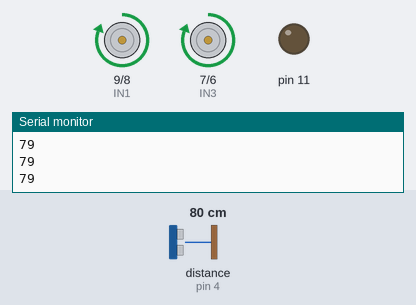
The sketch below on a simulated Arduino Uno, built with avr-gcc and run on an emulated ATmega328P. Shown: motor-driver pin pairs drawn as motors (green arrow = first pin HIGH = forward, orange = second pin HIGH = backward, longer = more drive, scaled by the enable pin), output pins drawn as LEDs (lit = HIGH), the last lines printed to the serial monitor. Wiring (inferred from the names in the program): ultrasonic range finder: trigger pin 3; echo pin 4. The inputs (shaded band) are chosen by the test bench; at power-on: distance to the obstacle (sensor on pin 4) 80 cm. The echo pulse lasts 58.3 µs per cm; pins used as bus, display or sensor lines are not drawn.

Above: at 1.2 s.
1.3 s: distance to the obstacle (sensor on pin 4) set to 23 cm
2.8 s: distance to the obstacle (sensor on pin 4) set to 19 cm
At 4.2 s:
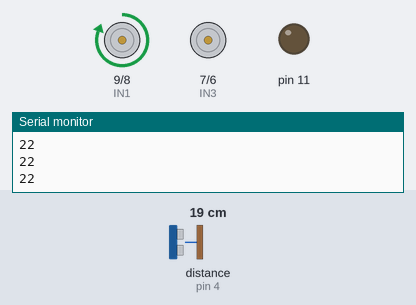
5.8 s: distance to the obstacle (sensor on pin 4) set to 35 cm
At 7.1 s:
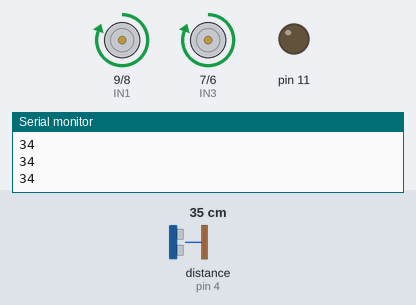
7.8 s: distance to the obstacle (sensor on pin 4) set to 2 cm
At 8.4 s:
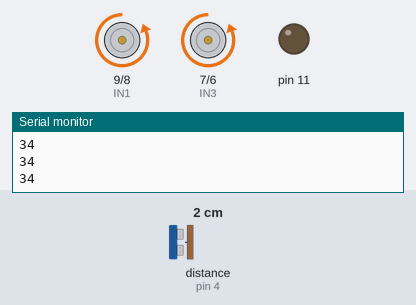
Timing chart, 0 to 11.8 s (numbered marks = the images above; inputs shaded):
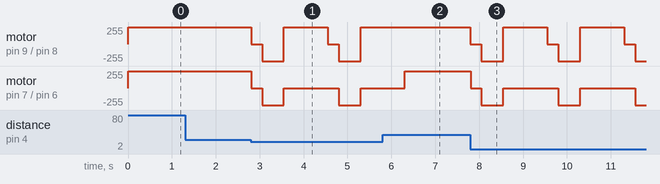

The sketch:

sketch_jul29a2.ino
```cpp
#define speedL 10
#define IN1 9
#define IN2 8
#define IN3 7
#define IN4 6
#define speedR 5
#define trig 3
#define echo 4
long duration,distance;
void setup() {
  Serial.begin(9600);
for(int i=5 ; i<=11 ; i++)
{
pinMode(i, OUTPUT);
}
pinMode(echo, INPUT);
pinMode(trig, OUTPUT);


}
void Ultrasonic(){
digitalWrite(trig, LOW);
delayMicroseconds(2);
digitalWrite(trig, HIGH);
delayMicroseconds(10);
digitalWrite(trig, LOW);
duration = pulseIn(echo, HIGH);
distance = (duration/2) * 0.0343;
}
void forword()
{
digitalWrite(IN1, HIGH);
digitalWrite(IN2, LOW);
digitalWrite(IN3, HIGH);
digitalWrite(IN4, LOW);
analogWrite(speedL,255);
analogWrite(speedR,255);
}
void backword()
{
digitalWrite(IN1, LOW);
digitalWrite(IN2, HIGH);
digitalWrite(IN3, LOW);
digitalWrite(IN4, HIGH);
analogWrite(speedL,255);
analogWrite(speedR,255);
}
void left()
{
digitalWrite(IN1, LOW);
digitalWrite(IN2, LOW);
digitalWrite(IN3, HIGH);
digitalWrite(IN4, LOW);
analogWrite(speedL,0);
analogWrite(speedR,255);
}
void right()
{
digitalWrite(IN1, HIGH);
digitalWrite(IN2, LOW);
digitalWrite(IN3, LOW);
digitalWrite(IN4, LOW);
analogWrite(speedL,255);
analogWrite(speedR,0);
}
void stopp(){
digitalWrite(speedL, LOW);
digitalWrite(speedR, LOW);
}
void loop(){
Ultrasonic();
if(distance<20){
stopp(); delay(250);
backword();delay(500);
right(); delay(1000);
}
else{ forword(); }
Serial.println(distance);
}
```

Measured:
- the behaviour switches between 21 and 20 cm on distance to the obstacle (sensor on pin 4) (found by bisection; images 0 and 1)
- after the input at 5.8 s, motor on pin 9 (IN1) / pin 8 (IN2): stays forward 255/255 (without the input it goes to stopped after 0.51 s)
- after the input at 7.8 s, motor on pin 9 (IN1) / pin 8 (IN2): forward 255/255 → stopped at once, then repeats every 1.8 s: backward 255/255 0.50 s, forward 255/255 1.0 s, stopped 0.25 s; motor on pin 7 (IN3) / pin 6 (IN4): forward 255/255 → stopped at once, then repeats every 1.8 s: backward 255/255 0.50 s, stopped 1.3 s
